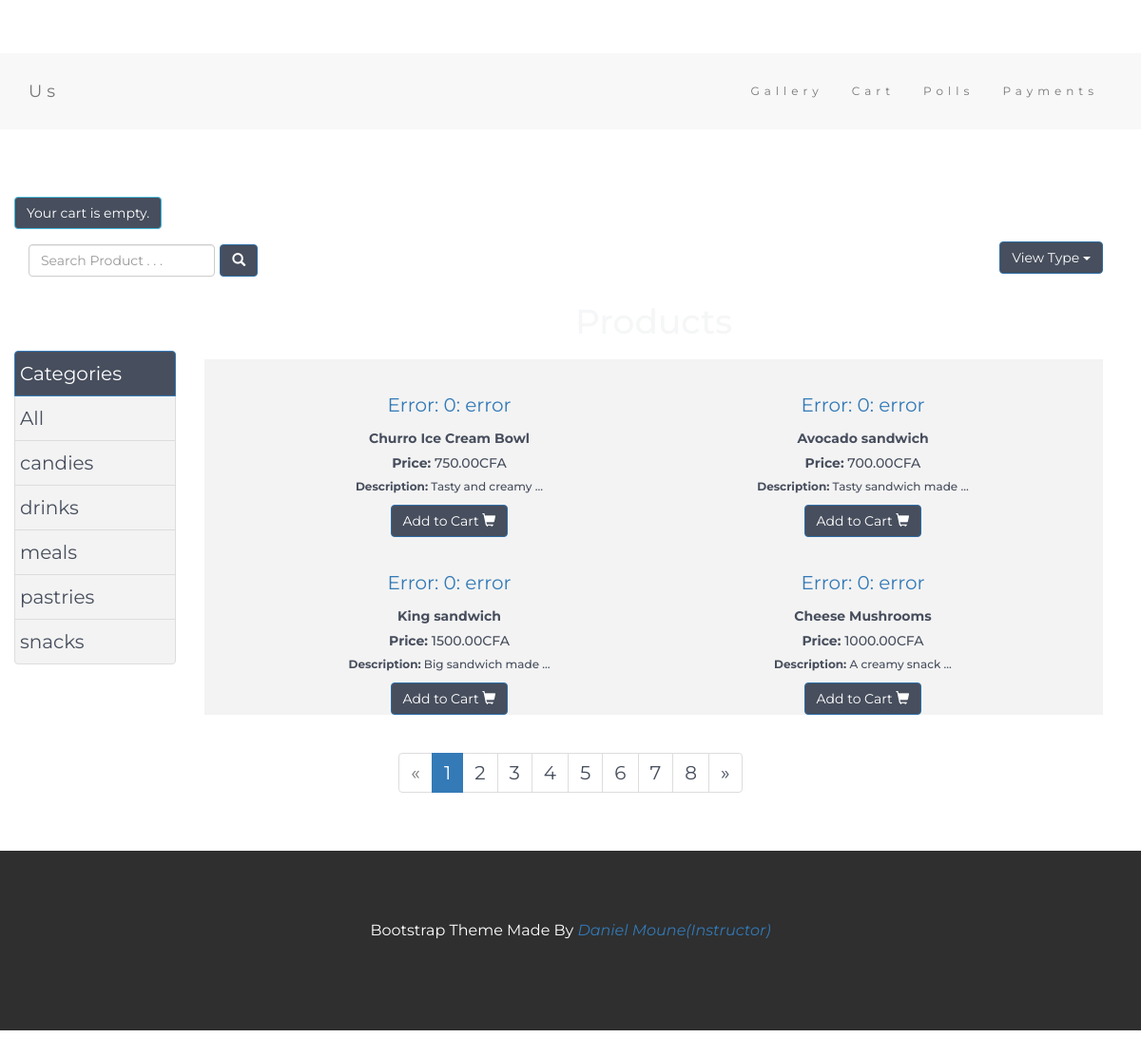
Page /gallery/product/largeView/ on the committed database.
### gallery/models.py (models this page shows, shortened)
class Category(models.Model):
    name = models.CharField(max_length=1024, null=False, unique=True, db_index=True)
    slug = models.SlugField(null=True, db_index=True, unique=True)
    created = models.DateTimeField(auto_now_add=True, editable=False)
    last_updated = models.DateTimeField(auto_now=True, editable=False)
    views = models.IntegerField(default=0)
    image = models.ImageField(upload_to= 'category/', max_length=1024,
        default = 'no-img.jpg')
    class Meta:
        ordering = ('-created', 'name')
        verbose_name = 'category'
        verbose_name_plural = 'categories'
    def get_absolute_url(self):
        return reverse('gallery:category_detail', args=(self.slug,))

class Product(models.Model):
    designation = models.CharField(max_length=1024, null=False, db_index=True, unique=True)
    slug = models.SlugField(null=True, db_index=True, unique=True)
    description = models.TextField(blank=False, null=False)
    packaging = models.CharField(max_length=4096, null=False)
    price = models.DecimalField(max_digits=10, decimal_places=2, default=Decimal('0.00'))
    created = models.DateTimeField(auto_now_add=True, editable=False)
    last_updated = models.DateTimeField(auto_now=True, editable=False)
    views = models.IntegerField(default=0)
    image = models.ImageField(upload_to= 'product/', max_length=1024,
        default = 'no-img.jpg')
    category = models.ForeignKey(Category, related_name= 'product', on_delete=models.CASCADE)
    class Meta:
        ordering = ('-created', 'designation')
        index_together = (('id', 'slug'),)
    @property
    def image_url(self):
        if self.image and hasattr(self.image, 'url'):
            return self.image.url
    def get_absolute_url(self):
        return reverse('gallery:product_detail', args=(self.slug,))

### gallery/views.py (the view)
class ProductListLargeView(ProductListView):
    template_name = 'gallery/product_large_list.html'
    object_list = Product.objects.order_by('-created')
    paginator = Paginator(object_list, 4)

### cart/forms.py
class CartAddProductForm(forms.Form):  #this class will be used to add items to cart
    quantity = forms.TypedChoiceField(choices=PRODUCT_QUANTITY_CHOICES, coerce=int) # here the field quantity is defined
    update = forms.BooleanField(required=False, initial=False, widget=forms.HiddenInput) # update field is defined which will help in adding or updating of items

### cart/cart.py (called while the page is built)
      def __len__(self):
          return sum(item['quantity'] for item in self.cart.values())

### cart/context_processors.py (called while the page is built)
def cart(request):
    return {'cart': Cart(request)}

### gallery/templates/gallery/product_large_list.html (shortened to what this page needs)
{% extends "base.html" %}
{% block content %}
{% include 'gallery/search.html' %}
{% include 'gallery/dropdown.html' %}
{% load static %}
   <div class = "paintt">
   <div class="col-sm-2 sidebar-offcanvas" id="sidebar">
          <div class="list-group">
              <div class="form-group">
               <ul class="list-group">
                <Li class ="list-group-item active" style = "background-color:#474E5D">Categories</li>
                <Li class ="list-group-item" class="selected"><a href="{% url 'gallery:product_list' %}" style = "color:#474E5D">All</a></li>
                    {% for c in categories %}
                <li {% if category.slug == c.slug %}class="selected" {% endif %} class="list-group-item">
                   <a href="{{ c.get_absolute_url }}" style = "color:#474E5D" >{{ c.name }}</a></li>
                    {% endfor %}
            </ul>
            </div>
          </div>
        </div>
        </div>
<div class="container">
    <div class = "row">
    <div class = "col-sm-10">
    <div class = "list">
    <h1 class="my-4 text-center text-lg-left">{% if category %}{{ category.name }}{% else %}Products{% endif %}</h1>
    <div class ="paint">
    <div class="row text-center text-lg-left">
        {% for object in object_list %}
        <div class="col-lg-4 col-md-10 col-sm-10 col-xs-12" style="margin-top: 30px; margin-left: 110px;">
            <a href="{{object.get_absolute_url}}" class="d-block mb-4 h-100">
            </a>
            <div>
                <h5 class = "name"><b>{{ object.designation }}</b></h5>
                <h5 class = "price"><b>Price:</b> {{ object.price}}CFA</h5>
                <h6 class = "price"><b>Description:</b>  {{ object.description|truncatewords:3}}</h6>
                 <div class="btn-group btn-groupe_2">
                   <button type="button" class="btn btn-primary" style = "background-color:#474E5D">Add to Cart
                    <span class="glyphicon glyphicon-shopping-cart"></span>
                   </button>
                </div>
              </div>
        </div>
        {% endfor %}
        </div>
    </div>
    </div>
</div>
</div>
{% include 'gallery/pagination.html' %}
</div>
{% endblock %}

### gallery/templates/base.html (style rules this page uses)
body { font: 20px "Montserrat", sans-serif; line-height: 1.8; color: #f5f6f7; }
body { padding-top: 54px; margin-bottom: 100px; }

### gallery/templates/gallery/dropdown.html (style rules this page uses)
.price { color: #474E5D; }
.name { color: #474E5D; }

### gallery/templates/gallery/product_large_list.html (style rules this page uses)
@media (min-width: 992px) { body { padding-top: 56px; } }
.price { color: #474E5D; }
.name { color: #474E5D; }
.list { float: right; position: relative; display: inline-block; }
#sidebar { margin-top : 70px; }
.paint { background-color :#F3F3F3; }
.paintt { height: 100%; }
.list-group-item { padding :5px; background-color :#F3F3F3 }
.list-group a { text-decoration: none; }

### rows in the picture
Category: name "candies"
Category: name "drinks"
Category: name "meals"
Category: name "pastries"
Category: name "snacks"
Product: designation "Churro Ice Cream Bowl", price "750.00", description "Tasty and creamy …"
Product: designation "Avocado sandwich", price "700.00", description "Tasty sandwich made …"
Product: designation "King sandwich", price "1500.00", description "Big sandwich made …"
Product: designation "Cheese Mushrooms", price "1000.00", description "A creamy snack …"

### other values in the picture
{{ i }} "1"
{{ i }} "2" "3" "4" "5" "6" "7" "8"
